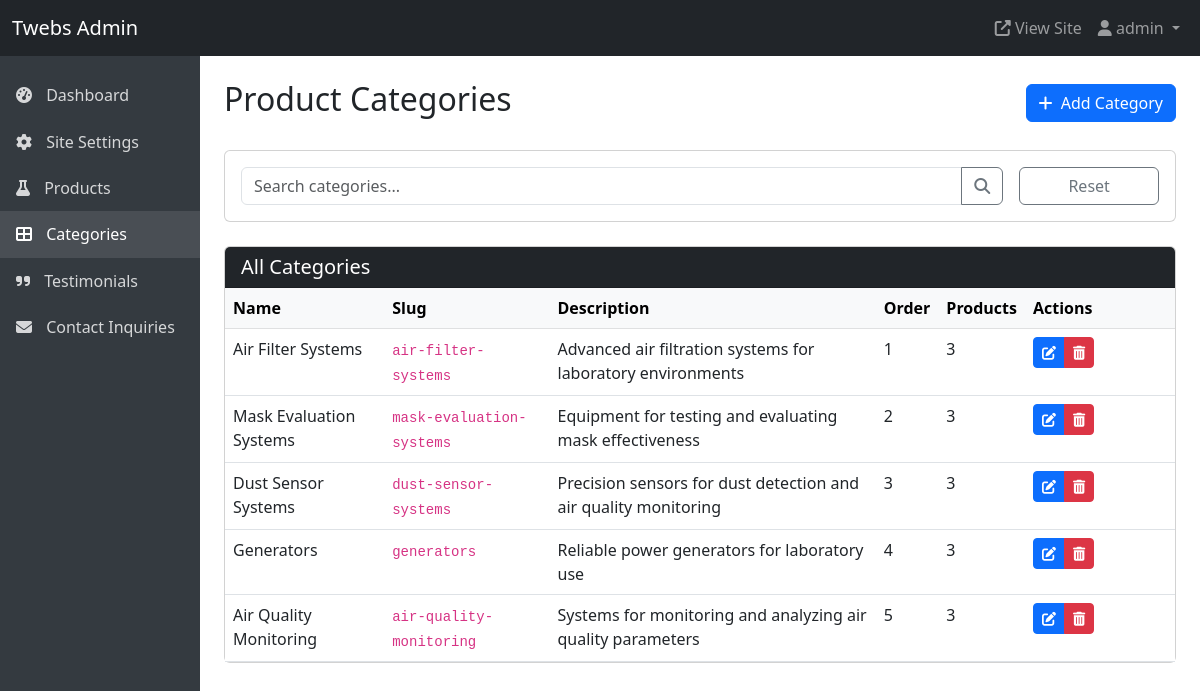
Screenshot of /adminpage/categories/ (signed in) with the database file from the repository.
### website/models.py (models this page shows, shortened)
class ProductCategory(models.Model):
    name = models.CharField(max_length=100)
    slug = models.SlugField(unique=True, editable=False)
    description = models.TextField(blank=True, null=True)
    order = models.PositiveIntegerField(default=0)
    class Meta:
        verbose_name_plural = "Product Categories"
        ordering = ['order']

### adminpage/views.py (the view)
# urls.py: path('categories/', views.list_categories, name='categories'),
@login_required
def list_categories(request):
    categories = ProductCategory.objects.all().order_by('order')
    search_query = request.GET.get('q')
    if search_query:
        categories = categories.filter(name__icontains=search_query)
    paginator = Paginator(categories, 10)  # 10 categories per page
    page_number = request.GET.get('page')
    page_obj = paginator.get_page(page_number)
    context = {
        'page_obj': page_obj,
        'search_query': search_query
    }
    return render(request, 'adminpage/categories_list.html', context)

### adminpage/templates/adminpage/categories_list.html (shortened to what this page needs)
{% extends "adminpage/base.html" %}
{% block content %}
<div class="d-flex justify-content-between align-items-center mb-4">
  <h1 class="h2">Product Categories</h1>
  <a href="{% url 'adminpage:add_category' %}" class="btn btn-primary">
    <i class="fas fa-plus me-1"></i> Add Category
  </a>
</div>
<div class="card mb-4">
  <div class="card-body">
    <form method="get" class="row g-3">
      <div class="col-md-10">
        <div class="input-group">
          <input type="text" name="q" class="form-control" placeholder="Search categories..." value="{{ search_query|default:'' }}">
          <button class="btn btn-outline-secondary" type="submit">
            <i class="fas fa-search"></i>
          </button>
        </div>
      </div>
      <div class="col-md-2">
        <a href="{% url 'adminpage:categories' %}" class="btn btn-outline-secondary w-100">Reset</a>
      </div>
    </form>
  </div>
</div>
<div class="card">
  <div class="card-header bg-dark text-white">
    <h5 class="mb-0">All Categories</h5>
  </div>
  <div class="card-body p-0">
    <div class="table-responsive">
      <table class="table table-hover mb-0">
        <thead class="table-light">
          <tr>
            <th>Name</th>
            <th>Slug</th>
            <th>Description</th>
            <th>Order</th>
            <th>Products</th>
            <th width="150">Actions</th>
          </tr>
        </thead>
        <tbody>
          {% for category in page_obj %}
          <tr>
            <td>{{ category.name }}</td>
            <td><code>{{ category.slug }}</code></td>
            <td>{{ category.description|truncatechars:80|default:"-" }}</td>
            <td>{{ category.order }}</td>
            <td>{{ category.products.count }}</td>
            <td>
              <div class="btn-group btn-group-sm">
                <a href="{% url 'adminpage:edit_category' category.id %}" class="btn btn-primary">
                  <i class="fas fa-edit"></i>
                </a>
                <a href="{% url 'adminpage:delete_category' category.id %}" class="btn btn-danger">
                  <i class="fas fa-trash-alt"></i>
                </a>
              </div>
            </td>
          </tr>
          {% empty %}
          <tr>
            <td colspan="6" class="text-center py-3">No categories found.</td>
          </tr>
          {% endfor %}
        </tbody>
      </table>
    </div>
  </div>
</div>
{% endblock %}

### adminpage/templates/adminpage/base.html (shortened to what this page needs)
<!DOCTYPE html>
<html lang="en">
<head>
  <link href="https://cdn.jsdelivr.net/npm/bootstrap@5.3.0-alpha1/dist/css/bootstrap.min.css" rel="stylesheet">
  <link rel="stylesheet" href="https://cdnjs.cloudflare.com/ajax/libs/font-awesome/6.4.0/css/all.min.css">
</head>
<body>
  {% if user.is_authenticated %}
  <nav class="navbar navbar-expand-lg navbar-dark bg-dark">
    <div class="container-fluid">
      <a class="navbar-brand" href="{% url 'adminpage:dashboard' %}">Twebs Admin</a>
      <div class="collapse navbar-collapse" id="navbarNav">
        <ul class="navbar-nav ms-auto">
          <li class="nav-item">
            <a class="nav-link" href="{% url 'website:home' %}" target="_blank">
              <i class="fas fa-external-link-alt"></i> View Site
            </a>
          </li>
          <li class="nav-item dropdown">
            <a class="nav-link dropdown-toggle" href="#" id="navbarDropdown" role="button" data-bs-toggle="dropdown" aria-expanded="false">
              <i class="fas fa-user"></i> {{ user.username }}
            </a>
          </li>
        </ul>
      </div>
    </div>
  </nav>
  <div class="container-fluid">
    <div class="row">
      <div class="col-md-3 col-lg-2 px-0 sidebar">
        <div class="position-sticky pt-3">
          <ul class="nav flex-column">
            <li class="nav-item">
              <a class="nav-link {% if request.path == '/adminpage/' %}active{% endif %}" href="{% url 'adminpage:dashboard' %}">
                <i class="fas fa-tachometer-alt"></i> Dashboard
              </a>
            </li>
            <li class="nav-item">
              <a class="nav-link {% if 'settings' in request.path %}active{% endif %}" href="{% url 'adminpage:settings' %}">
                <i class="fas fa-cog"></i> Site Settings
              </a>
            </li>
            <li class="nav-item">
              <a class="nav-link {% if 'products' in request.path and not 'categories' in request.path %}active{% endif %}" href="{% url 'adminpage:products' %}">
                <i class="fas fa-flask"></i> Products
              </a>
            </li>
            <li class="nav-item">
              <a class="nav-link {% if 'categories' in request.path %}active{% endif %}" href="{% url 'adminpage:categories' %}">
                <i class="fas fa-th-large"></i> Categories
              </a>
            </li>
            <li class="nav-item">
              <a class="nav-link {% if 'testimonials' in request.path %}active{% endif %}" href="{% url 'adminpage:testimonials' %}">
                <i class="fas fa-quote-right"></i> Testimonials
              </a>
            </li>
            <li class="nav-item">
              <a class="nav-link {% if 'inquiries' in request.path %}active{% endif %}" href="{% url 'adminpage:inquiries' %}">
                <i class="fas fa-envelope"></i> Contact Inquiries
              </a>
            </li>
          </ul>
        </div>
      </div>
      <main class="col-md-9 ms-sm-auto col-lg-10 px-md-4 py-4">
        {% block content %}{% endblock %}
      </main>
    </div>
  </div>
  {% else %}
    {% block login_content %}{% endblock %}
  {% endif %}
</body>
</html>

### adminpage/templates/adminpage/base.html (style rules this page uses)
.sidebar { min-height: calc(100vh - 56px); background-color: #343a40; }
.sidebar .nav-link { color: rgba(255, 255, 255, 0.8); padding: 0.7rem 1rem; }
.sidebar .nav-link.active { color: #fff; background-color: rgba(255, 255, 255, 0.1); }
.sidebar .nav-link i { margin-right: 10px; }

### rows the page displays
ProductCategory: name "Air Filter Systems", slug "air-filter-systems", description "Advanced air filtration systems for laboratory environments", order "1", products.count "3"
ProductCategory: name "Mask Evaluation Systems", slug "mask-evaluation-systems", description "Equipment for testing and evaluating mask effectiveness", order "2", products.count "3"
ProductCategory: name "Dust Sensor Systems", slug "dust-sensor-systems", description "Precision sensors for dust detection and air quality monitoring", order "3", products.count "3"
ProductCategory: name "Generators", slug "generators", description "Reliable power generators for laboratory use", order "4", products.count "3"
ProductCategory: name "Air Quality Monitoring", slug "air-quality-monitoring", description "Systems for monitoring and analyzing air quality parameters", order "5", products.count "3"

### other values shown
{{ user.username }} "admin"
